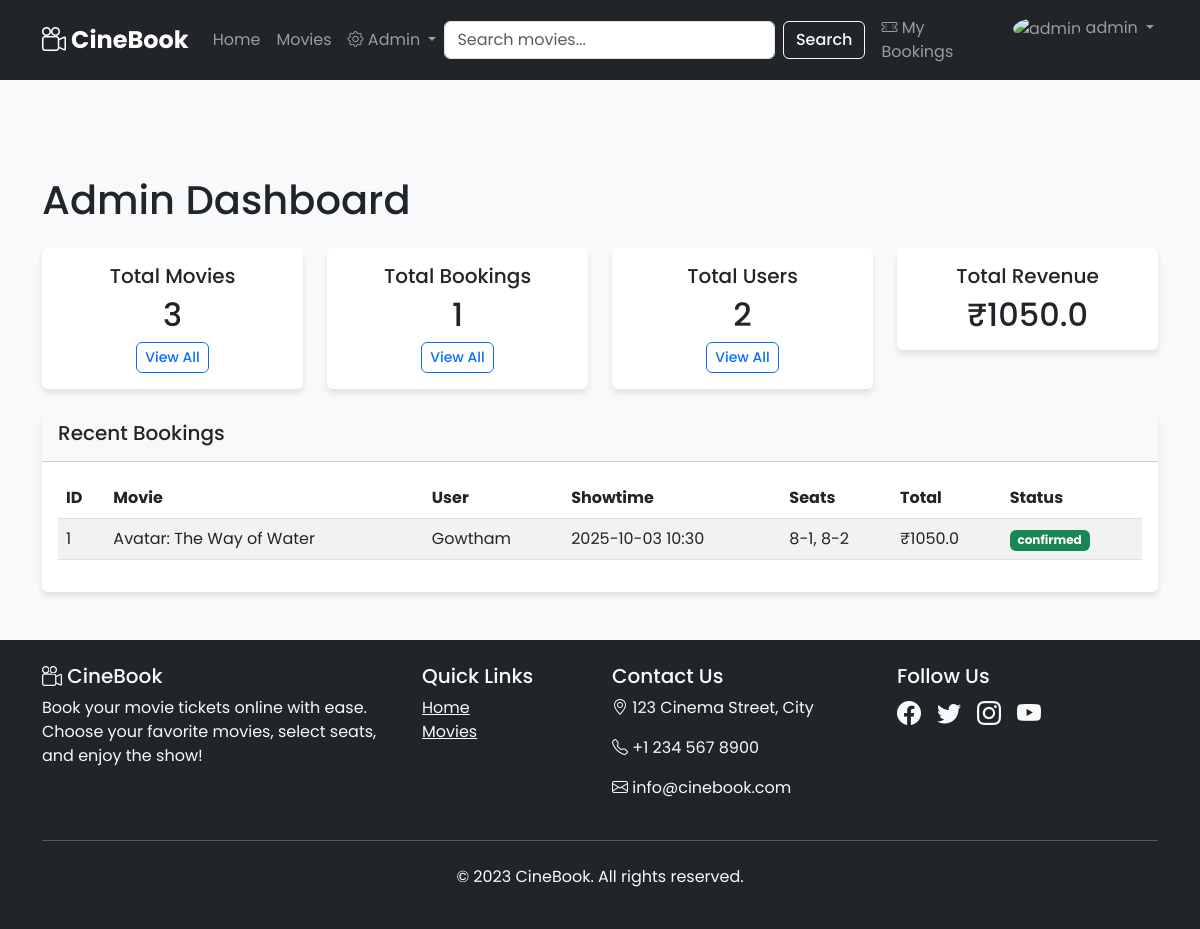
The page /admin (signed in) on the database its author committed.
### app.py (models this page shows, shortened)
class Booking(db.Model):
    id = db.Column(db.Integer, primary_key=True)
    user_id = db.Column(db.Integer, db.ForeignKey('user.id'), nullable=False)
    showtime_id = db.Column(db.Integer, db.ForeignKey('showtime.id'), nullable=False)
    food_items = db.Column(db.Text, nullable=True)
    seats = db.Column(db.Text, nullable=False)
    total_price = db.Column(db.Float, nullable=False)
    booking_time = db.Column(db.DateTime, default=datetime.utcnow)
    status = db.Column(db.String(20), default="confirmed")
    attended = db.Column(db.Boolean, default=False)
    user = db.relationship('User', backref='bookings', lazy=True)
    showtime = db.relationship('Showtime', backref='bookings', lazy=True)

class Movie(db.Model):
    id = db.Column(db.Integer,  primary_key=True)
    title = db.Column(db.String(100), nullable=False)
    genre = db.Column(db.String(50), nullable=False)
    duration = db.Column(db.Integer, nullable=False)
    description = db.Column(db.Text)
    poster_url = db.Column(db.String(200))
    is_active = db.Column(db.Boolean, default=True)
    language = db.Column(db.String(50), default="English")
    rating = db.Column(db.Float, default=0.0)
    director = db.Column(db.String(100))
    cast = db.Column(db.Text)
    trailer_url = db.Column(db.String(200))

class User(db.Model):
    id = db.Column(db.Integer, primary_key=True)
    username = db.Column(db.String(80), unique=True, nullable=False)
    password_hash = db.Column(db.String(255), nullable=True)
    email = db.Column(db.String(120), unique=True, nullable=False)
    full_name = db.Column(db.String(100))
    phone = db.Column(db.String(20))
    role = db.Column(db.String(20), default="user")
    created_at = db.Column(db.DateTime, default=datetime.utcnow)
    avatar = db.Column(db.String(200), default="/static/images/default-avatar.png")
    provider = db.Column(db.String(20), default="local")
    reset_token = db.Column(db.String(100), unique=True)
    reset_token_expiry = db.Column(db.DateTime)

class Showtime(db.Model):
    id = db.Column(db.Integer, primary_key=True)
    movie_id = db.Column(db.Integer, db.ForeignKey("movie.id", ondelete="CASCADE"), nullable=False)
    theater_id = db.Column(db.Integer, db.ForeignKey("theater.id", ondelete="CASCADE"), nullable=False)
    time = db.Column(db.DateTime, nullable=False)
    hall = db.Column(db.String(50), nullable=False)
    rows = db.Column(db.Integer, nullable=False)
    cols = db.Column(db.Integer, nullable=False)
    price_standard = db.Column(db.Float, default=250.0)
    price_premium = db.Column(db.Float, default=400.0)
    price_vip = db.Column(db.Float, default=600.0)
    movie = db.relationship("Movie", backref=db.backref("showtimes", lazy=True, cascade="all, delete-orphan"))
    theater = db.relationship("Theater", backref=db.backref("showtimes", lazy=True, cascade="all, delete-orphan"))

### app.py (the view)
@app.route("/admin")
@admin_required
def admin_dashboard():
    total_movies = Movie.query.count()
    total_bookings = Booking.query.count()
    total_users = User.query.count()
    total_revenue = db.session.query(db.func.sum(Booking.total_price)).filter(Booking.status == 'confirmed').scalar() or 0
    recent_bookings = Booking.query.order_by(Booking.booking_time.desc()).limit(5).all()
    return render_template("admin/dashboard.html", total_movies=total_movies, total_bookings=total_bookings,
                           total_users=total_users, total_revenue=round(total_revenue, 2),
                           recent_bookings=recent_bookings, user=session.get("user"))

### app.py (called while the page is built)
def admin_required(f):
    @wraps(f)
    def decorated_function(*args, **kwargs):
        user = session.get("user")
        if not user or user.get("role") != "admin":
            flash("Admin access is required for this page.", "danger")
            return redirect(url_for("index"))
        return f(*args, **kwargs)
    return decorated_function

@app.template_filter("fromjson")
def from_json_filter(value):
    try: return json.loads(value)
    except: return {}

### templates/admin/dashboard.html (shortened to what this page needs)
{% extends "base.html" %}
{% block content %}
<div class="container" style="margin-top: 100px;">
    <h1 class="mb-4">Admin Dashboard</h1>
    <div class="row mb-4">
        <div class="col-md-3">
            <div class="card text-center">
                <div class="card-body">
                    <h5 class="card-title">Total Movies</h5>
                    <h2 class="card-text">{{ total_movies }}</h2>
                    <a href="{{ url_for('admin_movies') }}" class="btn btn-sm btn-outline-primary">View All</a>
                </div>
            </div>
        </div>
        <div class="col-md-3">
            <div class="card text-center">
                <div class="card-body">
                    <h5 class="card-title">Total Bookings</h5>
                    <h2 class="card-text">{{ total_bookings }}</h2>
                    <a href="{{ url_for('admin_bookings') }}" class="btn btn-sm btn-outline-primary">View All</a>
                </div>
            </div>
        </div>
        <div class="col-md-3">
            <div class="card text-center">
                <div class="card-body">
                    <h5 class="card-title">Total Users</h5>
                    <h2 class="card-text">{{ total_users }}</h2>
                    <a href="{{ url_for('admin_users') }}" class="btn btn-sm btn-outline-primary">View All</a>
                </div>
            </div>
        </div>
        <div class="col-md-3">
            <div class="card text-center">
                <div class="card-body">
                    <h5 class="card-title">Total Revenue</h5>
                    <h2 class="card-text">₹{{ total_revenue }}</h2>
                </div>
            </div>
        </div>
    </div>
    <div class="row">
        <div class="col-md-12">
            <div class="card">
                <div class="card-header">
                    <h5>Recent Bookings</h5>
                </div>
                <div class="card-body">
                    {% if recent_bookings %}
                    <div class="table-responsive">
                        <table class="table table-striped">
                            <thead>
                                <tr>
                                    <th>ID</th>
                                    <th>Movie</th>
                                    <th>User</th>
                                    <th>Showtime</th>
                                    <th>Seats</th>
                                    <th>Total</th>
                                    <th>Status</th>
                                </tr>
                            </thead>
                            <tbody>
                                {% for booking in recent_bookings %}
                                <tr>
                                    <td>{{ booking.id }}</td>
                                    <td>{{ booking.showtime.movie.title }}</td>
                                    <td>{{ booking.user.username }}</td>
                                    <td>{{ booking.showtime.time.strftime('%Y-%m-%d %H:%M') }}</td>
                                    <td>
                                        {% for seat in booking.seats|fromjson %}
                                            {{ seat.row + 1 }}-{{ seat.col + 1 }}{% if not loop.last %}, {% endif %}
                                        {% endfor %}
                                    </td>
                                    <td>₹{{ booking.total_price }}</td>
                                    <td>
                                        <span class="badge bg-{% if booking.status == 'confirmed' %}success{% elif booking.status == 'cancelled' %}secondary{% else %}info{% endif %}">
                                            {{ booking.status }}
                                        </span>
                                    </td>
                                </tr>
                                {% endfor %}
                            </tbody>
                        </table>
                    </div>
                    {% else %}
                    <p class="text-muted">No recent bookings.</p>
                    {% endif %}
                </div>
            </div>
        </div>
    </div>
</div>
{% endblock %}

### static/css/style.css (style rules this page uses)
body { padding-top: 76px; background-color: #f8f9fa; display: flex; flex-direction: column; min-height: 100vh; font-family: 'Poppins', sans-serif; / ADD THIS LINE */ }
.card { border: none; box-shadow: 0 4px 6px rgba(0, 0, 0, 0.1); }
.btn { border-radius: 6px; font-weight: 500; }

### rows shown on the page
Booking: id "1", showtime.movie "Avatar: The Way of Water", user.username "Gowtham", showtime.time "2025-10-03 10:30", row "8" "8", col "1" "2", total_price "1050.0", status "confirmed"

### other values the page prints
{{ user.username }} "admin"
{{ total_movies }} "3"
{{ total_bookings }} "1"
{{ total_users }} "2"
{{ total_revenue }} "1050.0"
